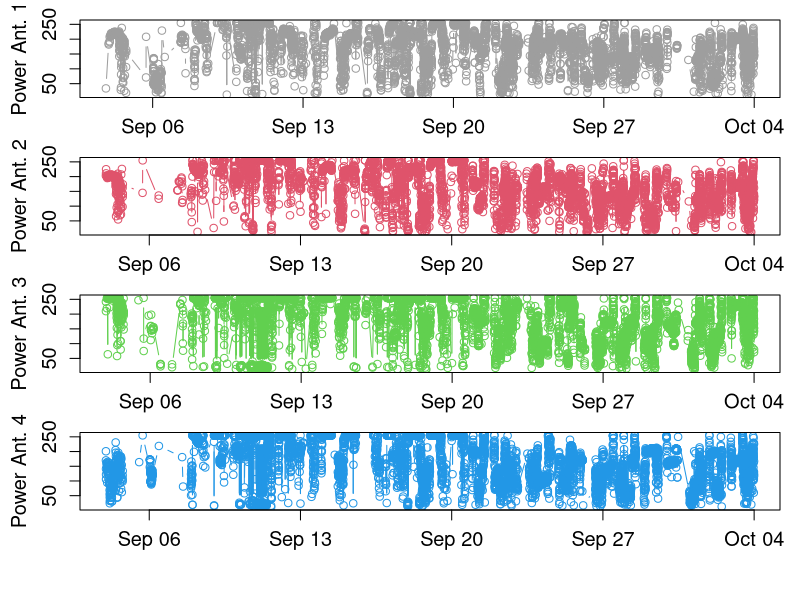

Reproduce this figure in R.
## ---- chunk 1

#setwd("F:/.....") # user may wish to set the working directory
knitr::opts_chunk$set(echo = TRUE)
library(lubridate)

## ---- chunk 2

tag_155 <- read.csv("TAG_155.csv")

# modify times and sort data by Date_Time
tag_155$Date_Time <- ymd_hms(tag_155$Date_Time, tz="America/New_York")
tag_155$Date_Time <- with_tz(tag_155$Date_Time, tz="UTC")
tag_155 <- tag_155[order(tag_155$Date_Time),]

## ---- chunk 3

n.antenna <- length(unique(tag_155$Antenna))
split.screen(c(n.antenna,1))

## ---- chunk 4

screen(1, FALSE)
par(mar=c(2,4,1,1), cex.axis=1.2, cex.lab=1.2, mgp=c(2.5,1,0), xpd=T, omi=c(0.5,0,0,0), xpd=F)
with(subset(tag_155, Antenna==1), plot(Power ~ Date_Time, type='b', cex=1, col=8, ylab="Power Ant. 1"))

screen(2, FALSE)
par(mar=c(2,4,1,1), cex.axis=1.2, cex.lab=1.2, mgp=c(2.5,1,0), xpd=T, omi=c(0.5,0,0,0), xpd=F)
with(subset(tag_155, Antenna==2), plot(Power ~ Date_Time, type='b', cex=1, col=2, ylab="Power Ant. 2"))

screen(3, FALSE)
par(mar=c(2,4,1,1), cex.axis=1.2, cex.lab=1.2, mgp=c(2.5,1,0), xpd=T, omi=c(0.5,0,0,0), xpd=F)
with(subset(tag_155, Antenna==3), plot(Power ~ Date_Time, type='b', cex=1, col=3, ylab="Power Ant. 3"))

screen(4, FALSE)
par(mar=c(2,4,1,1), cex.axis=1.2, cex.lab=1.2, mgp=c(2.5,1,0), xpd=T, omi=c(0.5,0,0,0), xpd=F)
with(subset(tag_155, Antenna==4), plot(Power ~ Date_Time, type='b', cex=1, col=4, ylab="Power Ant. 4"))

